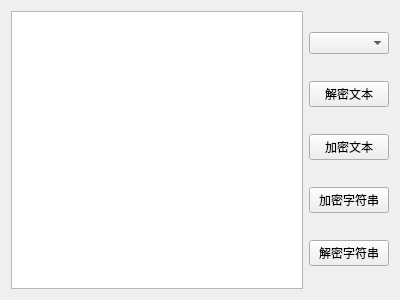
<?xml version="1.0" encoding="UTF-8"?>
<ui version="4.0">
 <class>Form</class>
 <widget class="QWidget" name="Form">
  <property name="geometry">
   <rect>
    <x>0</x>
    <y>0</y>
    <width>400</width>
    <height>300</height>
   </rect>
  </property>
  <property name="windowTitle">
   <string>Form</string>
  </property>
  <layout class="QGridLayout" name="gridLayout">
   <item row="0" column="0">
    <widget class="QPlainTextEdit" name="plainTextEdit"/>
   </item>
   <item row="0" column="1">
    <layout class="QVBoxLayout" name="verticalLayout">
     <item>
      <widget class="QComboBox" name="comboBox"/>
     </item>
     <item>
      <widget class="QPushButton" name="decryptfile_pushButton">
       <property name="text">
        <string>解密文本</string>
       </property>
      </widget>
     </item>
     <item>
      <widget class="QPushButton" name="encryptfile_pushButton">
       <property name="text">
        <string>加密文本</string>
       </property>
      </widget>
     </item>
     <item>
      <widget class="QPushButton" name="encrypt_pushButton">
       <property name="text">
        <string>加密字符串</string>
       </property>
      </widget>
     </item>
     <item>
      <widget class="QPushButton" name="decrypt_pushButton">
       <property name="text">
        <string>解密字符串</string>
       </property>
      </widget>
     </item>
    </layout>
   </item>
  </layout>
 </widget>
 <resources/>
 <connections/>
</ui>
